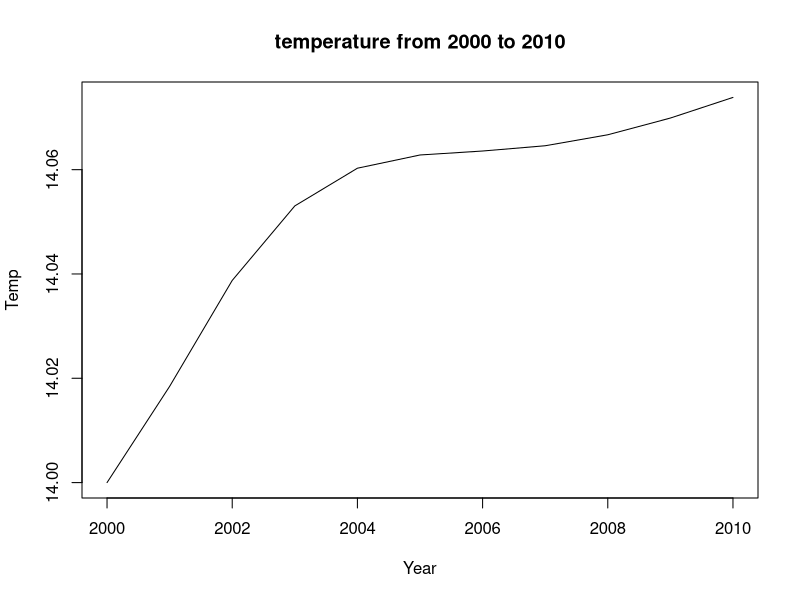

Recreate this plot in R.
print('starting!')

# constants
S0 = 1370
sigma = 5.67e-8
Tinit = 14.0 + 273.15
N = 11
# sensitivity of temperature to CO2, in Kelvin per 1ppmv of CO2 change
T_CO2_sens = 0.005
# sensitivity of albedo to temperature, albedo increase per 1
# degree temperature change
a_T_sens = -0.005
#sensitivity of dust levels to changes in sea level
# - each 1m increase in sea level dust ^ by 0.01
dust_sea_sens = 0.01
#sensitivity of sea level to increase in temperature
# - each degree of warming causes a 0.1m increase
sea_T_sens = 0.1
albedo_dust_sens = 0.2
cloud_T_sens = 0.01
#albedo cloud sensitivity - each 0.01 ^ in clouds makes 0.004 ^ in albedo
albedo_cloud_sens = 0.4

#initialising vectors
year = numeric(N)
CO2 = numeric(N)
Talbedo = numeric(N)
Tgg = numeric(N)
Tearth = numeric(N)
TearthC = numeric(N)
albedo = numeric(N)
#adding the output of dust
dust = numeric(N)
#now for sea level
sea = numeric(N)
cloud = numeric(N)

# initial conditions for the year 2000
# set first year to 2000
year[1] = 2000 
# set first CO2 to 369 ppmv:
CO2[1] = 369
# for albedo, we need initial conditions for year 2000 and 2001, because of the lag:
albedo[1]=0.3
albedo[2]=0.3
# calculate the first temperature of the Earth with no
# greenhouse gases:
Talbedo[1] = (S0*(1-albedo[1])/(4*sigma))^(1/4)
# calculate the initial greenhouse warming, actual temperature,
# and convert to Celsius:
Tgg[1] = Tinit - Talbedo[1]
Tearth[1] = Talbedo[1] + Tgg[1] 
TearthC[1] = Tearth[1] - 273.15 
dust[1] = 0
sea[1] = 0
cloud[1] = 0



# Now loop forward in time
# We have the initial values now (index = 1), so we need to start
# at index 2.  So, i will loop through from 2 to N (the final
# year):

for (i in 2:N) {
  
  # to calculate this year, just add 1 to the previous
  # year:
  year[i] = year[i-1] + 1
  # to calculate this CO2, just multiply the previous value
  # by 1.01 (i.e. increase it by 1%):
  CO2[i] = CO2[i - 1] * 1.01
  # Calculate albedo for this year:
  # only do this bit if we are beyond the first two years:
  # now adding the change in albedo due to dust to the end of this 
  # also adding the new relationship with clouds
  if (i>2) albedo[i] = albedo[i - 1] + ((Tearth[i - 1] - Tearth[i - 2]) * a_T_sens) + (dust[i-1] * albedo_dust_sens) + (albedo_cloud_sens * cloud[i-1]) 
  # Calculate temperature for this year (assuming no CO2):
  Talbedo[i] = (S0*(1-albedo[i])/(4*sigma))^(1/4)
  # This is the slightly complex bit....
  # The greenhouse warming for this year is equal to the
  # greenhouse warming for the previous year, plus some 
  # extra warming because CO2 has increased since then.
  # The amount of extra warming is equal to the amount that
  # CO2 has increased by, multiplied by T_CO2_sens: 
  Tgg[i] = Tgg[i-1] + T_CO2_sens * (CO2[i] - CO2[i - 1])
  # as before, work out actual the temperature of the Earth
  # in Kelvn and Celsius: 
  Tearth[i] = Talbedo[i] + Tgg[i]
  TearthC[i] = Tearth[i] - 273.15 
  #adding in the relationship between sea level and dust
  dust[i] = dust[i-1] + dust_sea_sens * (sea[i] - sea[i - 1])
  #adding the sea level/warming relationship
  sea[i] = sea[i-1] + sea_T_sens * (TearthC[i] - TearthC[i - 1])
  # adding cloudiness/temp relationship
  cloud[i] = cloud[i-1] + cloud_T_sens * (TearthC[i] - TearthC[i-1])
  
  # ...and finally end the loop with a curly bracket...
}

# Make a plot! 
plot(year,TearthC,type="l",ylab="Temp",xlab="Year",main="temperature from 2000 to 2010")

# Stick it all in a dataframe so you can visualise it:
mydata = data.frame(year,CO2,albedo,Tgg,Talbedo,Tearth,TearthC,dust,sea,cloud)